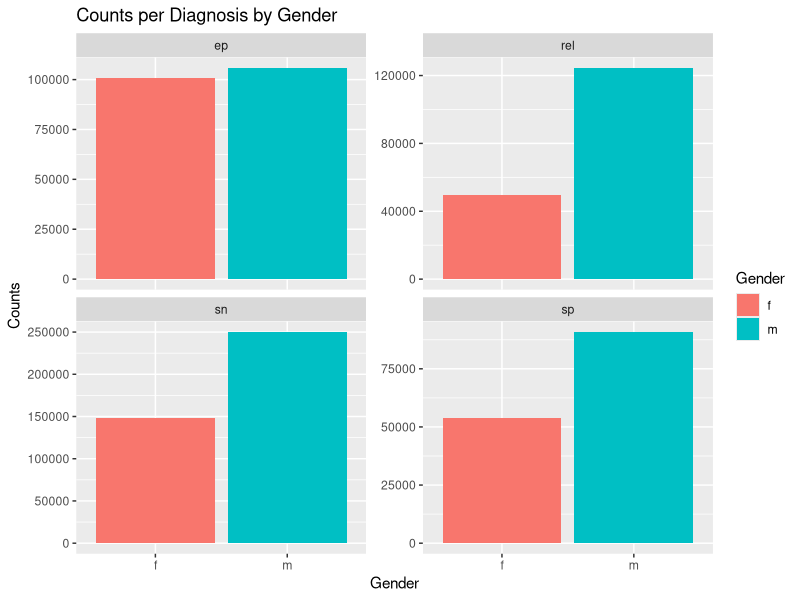
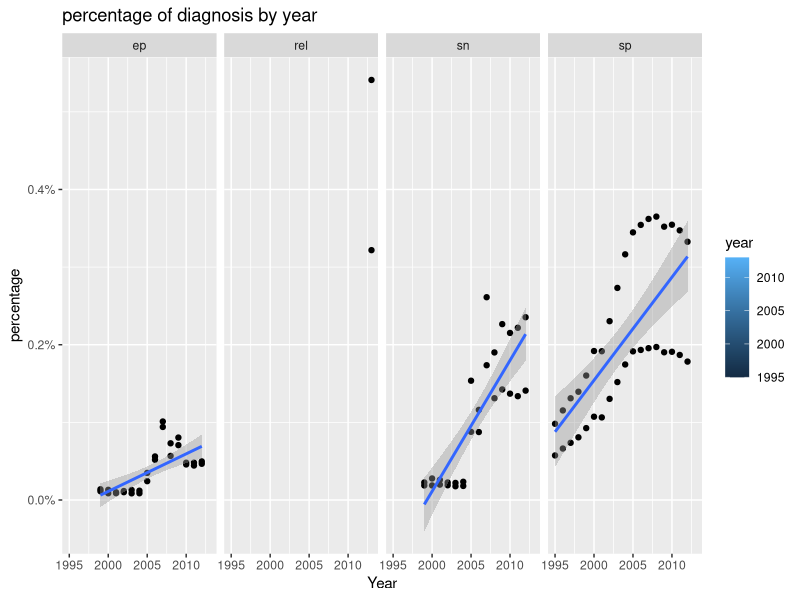
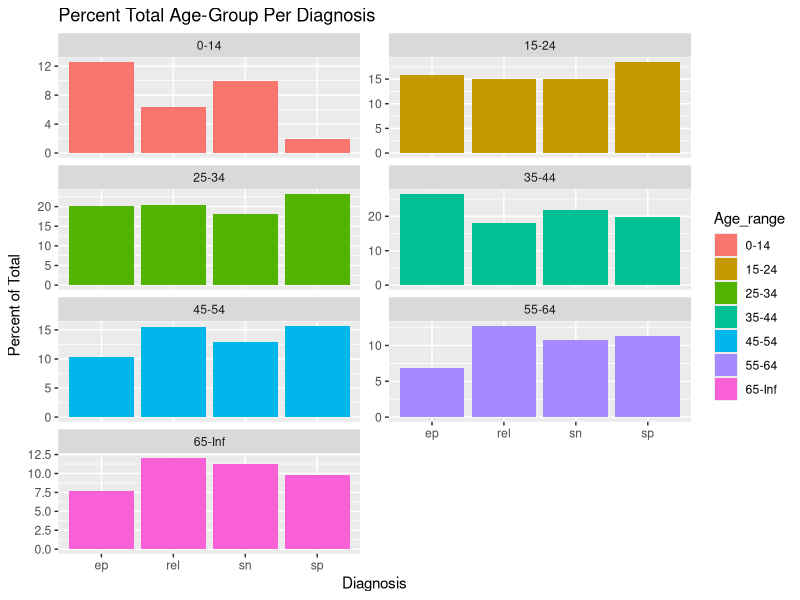

The R script that drew these images, in order:
## ---- chunk 1
library(dplyr)
library(tidyr)
library(ggplot2)

#your code here
data(who)
data(population)

long_who <- who %>% pivot_longer(
  cols = new_sp_m014:newrel_f65,
  names_to = c("diagnosis", "gender", "age"),
  names_pattern = "new_?(.*)_(.)(.*)",
  values_to = "count"
)

## ---- chunk 2
# your code here

who_left_df = left_join(long_who, population, by = c('country','year'))


## ---- chunk 3
# your code here

who_left_df <- who_left_df %>% 
  separate(age, 
           sep = c(-2),
           into = c("min_age", "max_age"))


## ---- chunk 4
# your code here

who_left_df <- who_left_df %>%
  mutate(min_age = if_else(min_age == "", max_age, min_age),
         max_age = if_else(max_age == "65", "Inf", max_age))

who_left_df$min_age = as.character(who_left_df$min_age)
who_left_df$max_age = as.character(who_left_df$max_age)

## ---- chunk 5
# your code here

count_per_diagnosis = who_left_df %>%
  group_by(gender,diagnosis) %>%
  summarize(count = sum(count, na.rm = TRUE))
head(count_per_diagnosis)


## ---- chunk 6
#your code here
ggplot(who_left_df, aes(x = gender, y = count, fill = gender)) +
  geom_col(position = "dodge") +
  facet_wrap(~ diagnosis, scales = "free_y", ncol = 2) +
  labs(x = "Gender", y = "Counts", fill = "Gender", title = "Counts per Diagnosis by Gender") 

## ---- chunk 7
# your code here

who_left_df_filtered <- who_left_df %>%
  na.omit()
per_pop <- who_left_df_filtered %>%
  group_by(year, gender, diagnosis) %>%
  summarize(percentage = sum(count) / sum(population) * 100)
print(per_pop)

## ---- chunk 8
# your code here

ggplot(per_pop) +
  geom_point(aes(x = year, y = percentage, fill = year)) +
  geom_smooth(method = "lm", aes(y=percentage, x=year)) +
  facet_grid(~diagnosis) +
  scale_y_continuous(labels = scales::percent_format()) +
  labs(title = 'percentage of diagnosis by year', x= 'Year', y = "percentage")
  
## ---- chunk 9
# your code here

who_left_df_filtered <- who_left_df_filtered %>%
  unite(col = 'age_range', min_age:max_age, sep = '-')

## ---- chunk 10
# your code here

count_all <- who_left_df_filtered %>%
  group_by(diagnosis) %>%
  summarize(count_all = sum(count))

age_group_count <- who_left_df_filtered %>%
  group_by(diagnosis, age_range) %>%
  summarize(age_group_count = sum(count))

per_diag_age <- count_all %>%
  left_join(age_group_count, by='diagnosis')

per_diag_age <- per_diag_age %>%
  mutate(percentage = (age_group_count/count_all)*100)

ggplot(per_diag_age, aes(x = diagnosis, y = percentage, fill = age_range)) +
  geom_col(position = "dodge2") +
  facet_wrap(~ age_range, scales = "free_y", ncol = 2) +
  labs(x = "Diagnosis", y = "Percent of Total", fill = "Age_range", title = "Percent Total Age-Group Per Diagnosis")

